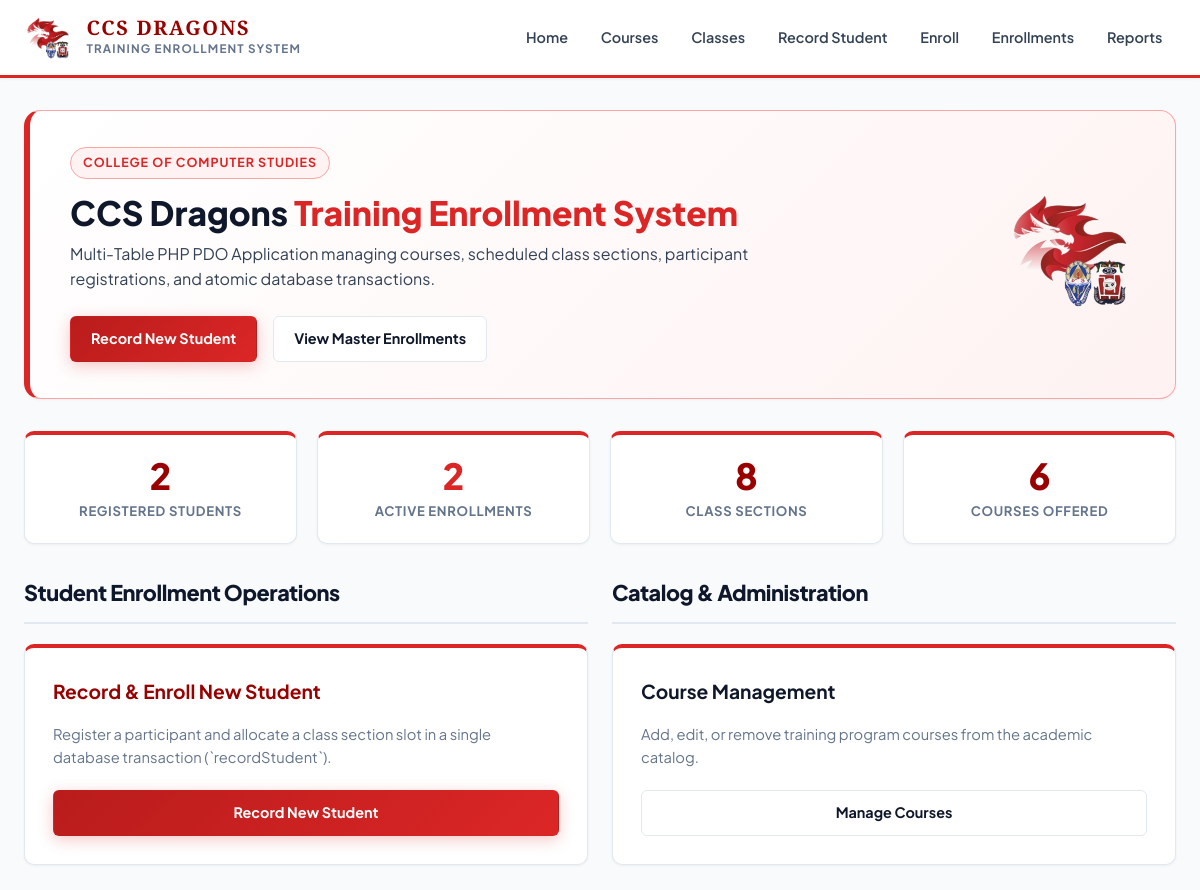
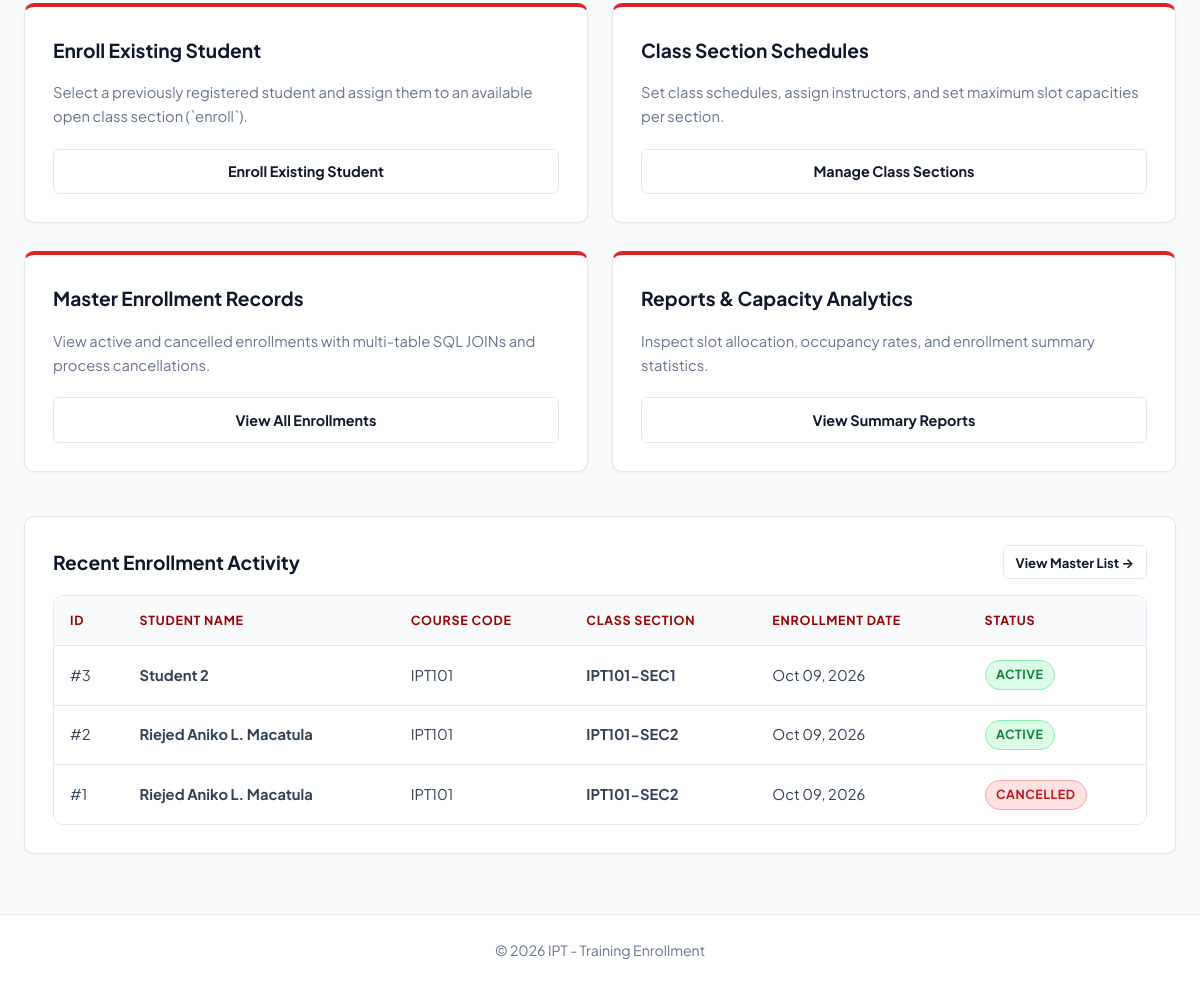
The page / on the database its author committed (2 pictures, top to bottom).
### tables this page shows
CREATE TABLE `enrollments` (
  `enrollment_id` int(11) NOT NULL,
  `student_id` int(11) NOT NULL,
  `class_id` int(11) NOT NULL,
  `enrollment_date` timestamp NOT NULL DEFAULT current_timestamp(),
  `status` varchar(20) DEFAULT 'active'
);

CREATE TABLE `students` (
  `student_id` int(11) NOT NULL,
  `full_name` varchar(100) NOT NULL,
  `email` varchar(100) DEFAULT NULL,
  `phone` varchar(30) DEFAULT NULL,
  `created_at` timestamp NOT NULL DEFAULT current_timestamp()
);

CREATE TABLE `courses` (
  `course_id` int(11) NOT NULL,
  `course_code` varchar(20) NOT NULL,
  `course_name` varchar(100) NOT NULL,
  `description` text DEFAULT NULL
);

CREATE TABLE `classes` (
  `class_id` int(11) NOT NULL,
  `course_id` int(11) NOT NULL,
  `class_code` varchar(20) NOT NULL,
  `schedule` varchar(100) DEFAULT NULL,
  `instructor` varchar(100) DEFAULT NULL,
  `slots` int(11) NOT NULL DEFAULT 0
);

### classes/EnrollmentRepository.php (called while the page is built, shortened)
<?php
class EnrollmentRepository
{
    private $db;
    public function __construct(PDO $db)
    {
        $this->db = $db;
    }
    public function allWithDetails()
    {
        $sql = "SELECT e.enrollment_id, e.enrollment_date, e.status,
                       s.student_id, s.full_name, s.email, s.phone,
                       c.class_id, c.class_code, c.schedule, c.instructor, c.slots,
                       co.course_id, co.course_code, co.course_name
                FROM enrollments e
                JOIN students s ON e.student_id = s.student_id
                JOIN classes c ON e.class_id = c.class_id
                JOIN courses co ON c.course_id = co.course_id
                ORDER BY e.enrollment_id DESC";
        $stmt = $this->db->query($sql);
        return $stmt->fetchAll();
    }
}

### index.php (the view)
<?php
require_once __DIR__ . '/config/db.php';
require_once __DIR__ . '/classes/EnrollmentRepository.php';
require_once __DIR__ . '/includes/header.php';
$courseCount = $db->query("SELECT COUNT(*) FROM courses")->fetchColumn();
$classCount  = $db->query("SELECT COUNT(*) FROM classes")->fetchColumn();
$studentCount = $db->query("SELECT COUNT(*) FROM students")->fetchColumn();
$enrollmentCount = $db->query("SELECT COUNT(*) FROM enrollments WHERE status = 'active'")->fetchColumn();
$repo = new EnrollmentRepository($db);
$allEnrollments = $repo->allWithDetails();
$recentEnrollments = array_slice($allEnrollments, 0, 5);
?>
<div class="hero-banner">
    <div class="hero-content">
        <span class="hero-badge">College of Computer Studies</span>
        <h1 class="hero-title">
            CCS Dragons <span>Training Enrollment System</span>
        </h1>
        <p class="hero-description">
            Multi-Table PHP PDO Application managing courses, scheduled class sections, participant registrations, and atomic database transactions.
        </p>
        <div class="hero-actions">
            <a href="admin/students.php" class="btn btn-primary">Record New Student</a>
            <a href="admin/enrollments.php" class="btn btn-outline">View Master Enrollments</a>
        </div>
    </div>
    <div class="hero-logo-wrapper">
        <img src="images/ccsdragons.png" alt="CCS Dragons Logo">
    </div>
</div>
<div class="grid-4" style="margin-bottom: 2rem;">
    <div class="stat-card">
        <div class="stat-number"><?php echo (int)$studentCount; ?></div>
        <div class="stat-label">Registered Students</div>
    </div>
    <div class="stat-card">
        <div class="stat-number" style="color: var(--primary-red);"><?php echo (int)$enrollmentCount; ?></div>
        <div class="stat-label">Active Enrollments</div>
    </div>
    <div class="stat-card">
        <div class="stat-number"><?php echo (int)$classCount; ?></div>
        <div class="stat-label">Class Sections</div>
    </div>
    <div class="stat-card">
        <div class="stat-number"><?php echo (int)$courseCount; ?></div>
        <div class="stat-label">Courses Offered</div>
    </div>
</div>
<div class="grid-2">
    <div>
        <div class="page-header" style="margin-bottom: 1.25rem;">
            <h2 class="page-title" style="font-size: 1.35rem;">Student Enrollment Operations</h2>
        </div>
        <div class="card card-accent-top">
            <h3 class="card-title card-title-red">Record & Enroll New Student</h3>
            <p style="color: var(--text-muted); font-size: 0.92rem; margin-bottom: 1.25rem;">
                Register a participant and allocate a class section slot in a single database transaction (`recordStudent`).
            </p>
            <a href="admin/students.php" class="btn btn-primary" style="width: 100%;">Record New Student</a>
        </div>
        <div class="card card-accent-top">
            <h3 class="card-title">Enroll Existing Student</h3>
            <p style="color: var(--text-muted); font-size: 0.92rem; margin-bottom: 1.25rem;">
                Select a previously registered student and assign them to an available open class section (`enroll`).
            </p>
            <a href="admin/enroll.php" class="btn btn-outline" style="width: 100%;">Enroll Existing Student</a>
        </div>
        <div class="card card-accent-top">
            <h3 class="card-title">Master Enrollment Records</h3>
            <p style="color: var(--text-muted); font-size: 0.92rem; margin-bottom: 1.25rem;">
                View active and cancelled enrollments with multi-table SQL JOINs and process cancellations.
            </p>
            <a href="admin/enrollments.php" class="btn btn-outline" style="width: 100%;">View All Enrollments</a>
        </div>
    </div>
    <div>
        <div class="page-header" style="margin-bottom: 1.25rem;">
            <h2 class="page-title" style="font-size: 1.35rem;">Catalog & Administration</h2>
        </div>
        <div class="card card-accent-top">
            <h3 class="card-title">Course Management</h3>
            <p style="color: var(--text-muted); font-size: 0.92rem; margin-bottom: 1.25rem;">
                Add, edit, or remove training program courses from the academic catalog.
            </p>
            <a href="admin/courses.php" class="btn btn-outline" style="width: 100%;">Manage Courses</a>
        </div>
        <div class="card card-accent-top">
            <h3 class="card-title">Class Section Schedules</h3>
            <p style="color: var(--text-muted); font-size: 0.92rem; margin-bottom: 1.25rem;">
                Set class schedules, assign instructors, and set maximum slot capacities per section.
            </p>
            <a href="admin/classes.php" class="btn btn-outline" style="width: 100%;">Manage Class Sections</a>
        </div>
        <div class="card card-accent-top">
            <h3 class="card-title">Reports & Capacity Analytics</h3>
            <p style="color: var(--text-muted); font-size: 0.92rem; margin-bottom: 1.25rem;">
                Inspect slot allocation, occupancy rates, and enrollment summary statistics.
            </p>
            <a href="admin/reports.php" class="btn btn-outline" style="width: 100%;">View Summary Reports</a>
        </div>
    </div>
</div>
<div class="card" style="margin-top: 1rem;">
    <div style="display: flex; justify-content: space-between; align-items: center; margin-bottom: 1rem;">
        <h3 class="card-title" style="margin-bottom: 0;">Recent Enrollment Activity</h3>
        <a href="admin/enrollments.php" class="btn btn-sm btn-outline">View Master List &rarr;</a>
    </div>
    <div class="table-container">
        <table class="table">
            <thead>
                <tr>
                    <th>ID</th>
                    <th>Student Name</th>
                    <th>Course Code</th>
                    <th>Class Section</th>
                    <th>Enrollment Date</th>
                    <th>Status</th>
                </tr>
            </thead>
            <tbody>
                <?php if (empty($recentEnrollments)): ?>
                    <tr>
                        <td colspan="6" style="text-align: center; color: var(--text-muted); padding: 1.5rem;">
                            No recent enrollments recorded. Click "Record New Student" to get started.
                        </td>
                    </tr>
                <?php else: ?>
                    <?php foreach ($recentEnrollments as $row): ?>
                        <tr>
                            <td>#<?php echo (int)$row['enrollment_id']; ?></td>
                            <td><strong><?php echo htmlspecialchars($row['full_name']); ?></strong></td>
                            <td><?php echo htmlspecialchars($row['course_code']); ?></td>
                            <td><strong><?php echo htmlspecialchars($row['class_code']); ?></strong></td>
                            <td><?php echo date('M d, Y', strtotime($row['enrollment_date'])); ?></td>
                            <td>
                                <span class="badge badge-<?php echo ($row['status'] === 'active') ? 'active' : 'cancelled'; ?>">
                                    <?php echo htmlspecialchars($row['status']); ?>
                                </span>
                            </td>
                        </tr>
                    <?php endforeach; ?>
                <?php endif; ?>
            </tbody>
        </table>
    </div>
</div>
<?php require_once __DIR__ . '/includes/footer.php'; ?>

### includes/header.php (shortened to what this page needs)
<?php
$base_url = (strpos($_SERVER['SCRIPT_NAME'], '/admin/') !== false) ? '../' : './';
?>
<!DOCTYPE html>
<html lang="en">
<head>
    <link rel="stylesheet" href="<?php echo $base_url; ?>css/style.css">
</head>
<body>
<header class="app-header">
    <div class="header-container">
        <a href="<?php echo $base_url; ?>index.php" class="brand-logo">
            <img src="<?php echo $base_url; ?>images/ccsdragons.png" alt="CCS Dragons Logo" class="dragon-logo-img">
            <div class="brand-text-container">
                <span class="logo-title">CCS DRAGONS</span>
                <span class="logo-subtitle">Training Enrollment System</span>
            </div>
        </a>
        <nav class="main-nav">
            <a href="<?php echo $base_url; ?>index.php" class="nav-link">Home</a>
            <a href="<?php echo $base_url; ?>admin/courses.php" class="nav-link">Courses</a>
            <a href="<?php echo $base_url; ?>admin/classes.php" class="nav-link">Classes</a>
            <a href="<?php echo $base_url; ?>admin/students.php" class="nav-link">Record Student</a>
            <a href="<?php echo $base_url; ?>admin/enroll.php" class="nav-link">Enroll</a>
            <a href="<?php echo $base_url; ?>admin/enrollments.php" class="nav-link">Enrollments</a>
            <a href="<?php echo $base_url; ?>admin/reports.php" class="nav-link">Reports</a>
        </nav>
    </div>
</header>
<main class="main-content">

### includes/footer.php
</main>
<footer class="app-footer">
    <div class="footer-container">
        <footer>&copy; <?php echo date('Y'); ?> IPT - Training Enrollment</footer>
    </div>
</footer>
</body>
</html>

### rows shown on the page
enrollments: enrollment_id "3", student.full_name "Student 2", courses.course_code "IPT101", class.class_code "IPT101-SEC1", enrollment_date "Oct 09, 2026", status "ACTIVE"
enrollments: enrollment_id "2", student.full_name "Riejed Aniko L. Macatula", courses.course_code "IPT101", class.class_code "IPT101-SEC2", enrollment_date "Oct 09, 2026", status "ACTIVE"
enrollments: enrollment_id "1", student.full_name "Riejed Aniko L. Macatula", courses.course_code "IPT101", class.class_code "IPT101-SEC2", enrollment_date "Oct 09, 2026", status "CANCELLED"

### other values the page prints
$studentCount "2"
$enrollmentCount "2"
$classCount "8"
$courseCount "6"
